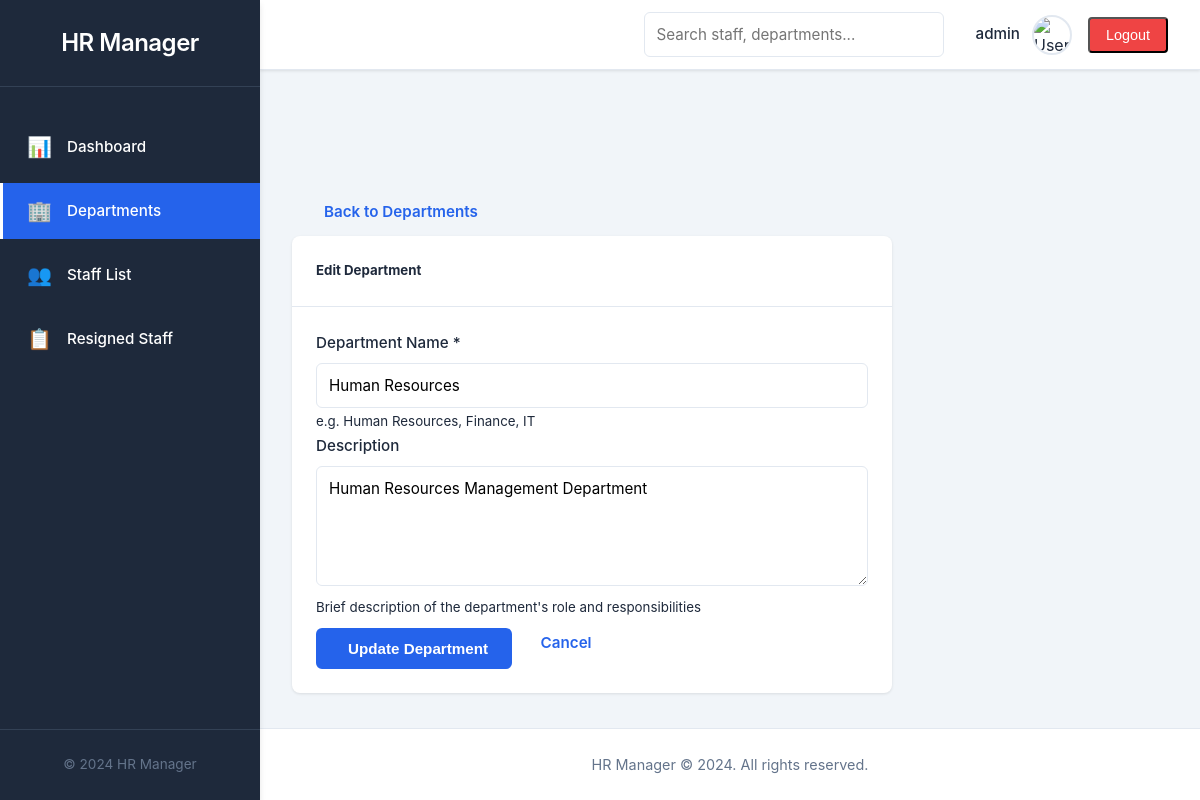
Screenshot of /departments/edit/1 (signed in) with the database file from the repository.
### tables this page shows
CREATE TABLE IF NOT EXISTS `departments` (
  `id` int(11) NOT NULL AUTO_INCREMENT PRIMARY KEY,
  `name` varchar(100) NOT NULL UNIQUE,
  `description` text,
  `created_at` timestamp NOT NULL DEFAULT CURRENT_TIMESTAMP,
  `updated_at` timestamp NOT NULL DEFAULT CURRENT_TIMESTAMP ON UPDATE CURRENT_TIMESTAMP,
  INDEX `idx_name` (`name`)
);

### controllers/DepartmentController.php (called while the page is built, shortened)
<?php
class DepartmentController
{
    protected $departmentModel;
    public function __construct()
    {
        $this->departmentModel = new Department();
    }
    public function edit($id)
    {
        $department = $this->departmentModel->getById($id);
        require BASE_PATH . '/views/departments/edit.php';
    }
}

### config/database.php (called while the page is built, shortened)
<?php
class Database {
    private static $instance = null;
    private $pdo;
    private function __construct() {
        $dsn = "mysql:host=" . DB_HOST . ";dbname=" . DB_NAME . ";charset=" . DB_CHARSET;
        $options = [
            PDO::ATTR_ERRMODE            => PDO::ERRMODE_EXCEPTION,
            PDO::ATTR_DEFAULT_FETCH_MODE => PDO::FETCH_ASSOC,
            PDO::ATTR_EMULATE_PREPARES   => false,
        ];
        try {
            $this->pdo = new PDO($dsn, DB_USER, DB_PASS, $options);
        } catch (PDOException $e) {
            error_log('DB Connection failed: ' . $e->getMessage());
            die(json_encode(['error' => 'Database connection failed.']));
        }
    }
    public static function getInstance(): Database {
        if (self::$instance === null) {
            self::$instance = new Database();
        }
        return self::$instance;
    }
    public function getConnection(): PDO {
        return $this->pdo;
    }
}

### models/Department.php (called while the page is built, shortened)
<?php
class Department
{
    protected $db;
    public function __construct()
    {
        $this->db = Database::getInstance()->getConnection();
    }
    public function getById($id)
    {
        $stmt = $this->db->prepare("SELECT * FROM departments WHERE id = ?");
        $stmt->execute([$id]);
        return $stmt->fetch(PDO::FETCH_ASSOC);
    }
}

### helpers/functions.php (called while the page is built, shortened)
<?php
function e(string $str): string {
    return htmlspecialchars($str, ENT_QUOTES, 'UTF-8');
}

### views/departments/edit.php (the view, shortened to what this page needs)
<div class="mb-4">
    <a href="<?php echo APP_URL; ?>/departments" class="btn btn-outline-secondary">
        <i class="fas fa-arrow-left me-2"></i>Back to Departments
    </a>
</div>
<div class="card border-0 shadow-sm" style="max-width: 600px;">
    <div class="card-header bg-light border-bottom">
        <h5 class="mb-0">Edit Department</h5>
    </div>
    <div class="card-body p-4">
        <form method="POST" action="<?php echo APP_URL; ?>/departments/<?php echo e($department['id'] ?? ''); ?>">
            <div class="mb-3">
                <label for="name" class="form-label">Department Name *</label>
                <input type="text" class="form-control" id="name" name="name" required value="<?php echo e($department['name'] ?? ''); ?>">
                <small class="text-muted">e.g. Human Resources, Finance, IT</small>
            </div>
            <div class="mb-4">
                <label for="description" class="form-label">Description</label>
                <textarea class="form-control" id="description" name="description" rows="4"><?php echo e($department['description'] ?? ''); ?></textarea>
                <small class="text-muted">Brief description of the department's role and responsibilities</small>
            </div>
            <div class="d-flex gap-2">
                <button type="submit" class="btn btn-primary">
                    <i class="fas fa-save me-2"></i>Update Department
                </button>
                <a href="<?php echo APP_URL; ?>/departments" class="btn btn-outline-secondary">Cancel</a>
            </div>
        </form>
    </div>
</div>
<?php
include __DIR__ . '/../layouts/main.php';
?>

### assets/css/style.css (style rules this page uses)
:root { --primary-blue: #2563EB; --primary-dark: #1e40af; --sidebar-dark: #1e293b; --sidebar-hover: #334155; --white: #ffffff; --light-gray: #f1f5f9; --border-gray: #e2e8f0; --text-dark: #1e293b; --text-gray: #64748b; --success-green: #10b981; --danger-red: #ef4444; --warning-orange: #f59e0b; --info-blue: #3b82f6; --resigned-red: #dc2626; --ended-gray: #6b7280; --shadow: 0 1px 3px rgba(0, 0, 0, 0.1); --shadow-md: 0 4px 6px rgba(0, 0, 0, 0.1); --shadow-lg: 0 10px 15px rgba(0, 0, 0, 0.1); }
* { margin: 0; padding: 0; box-sizing: border-box; }
html { font-size: 16px; scroll-behavior: smooth; }
body { font-family: -apple-system, BlinkMacSystemFont, 'Segoe UI', Roboto, 'Helvetica Neue', Arial, sans-serif; background-color: var(--light-gray); color: var(--text-dark); line-height: 1.6; overflow-x: hidden; }
a { color: var(--primary-blue); text-decoration: none; transition: color 0.3s ease; }
.card { background-color: var(--white); border-radius: 8px; box-shadow: var(--shadow); overflow: hidden; transition: box-shadow 0.3s ease; }
.card-header { padding: 1.5rem; border-bottom: 1px solid var(--border-gray); display: flex; align-items: center; justify-content: space-between; }
.card-body { padding: 1.5rem; }
label { display: block; margin-bottom: 0.5rem; font-weight: 500; color: var(--text-dark); font-size: 0.95rem; }
input[type="text"], input[type="email"], input[type="password"], input[type="number"], input[type="date"], input[type="file"], select, textarea { width: 100%; padding: 0.75rem; border: 1px solid var(--border-gray); border-radius: 6px; font-family: inherit; font-size: 0.95rem; transition: all 0.3s ease; }
textarea { resize: vertical; min-height: 120px; }
.btn { padding: 0.75rem 1.5rem; border: none; border-radius: 6px; font-size: 0.95rem; font-weight: 600; cursor: pointer; transition: all 0.3s ease; display: inline-flex; align-items: center; gap: 0.5rem; text-decoration: none; }
.btn-primary { background-color: var(--primary-blue); color: var(--white); }

### rows the page displays
departments: name "Human Resources", description "Human Resources Management Department"

### other values shown
current_user()['username'] "admin"
